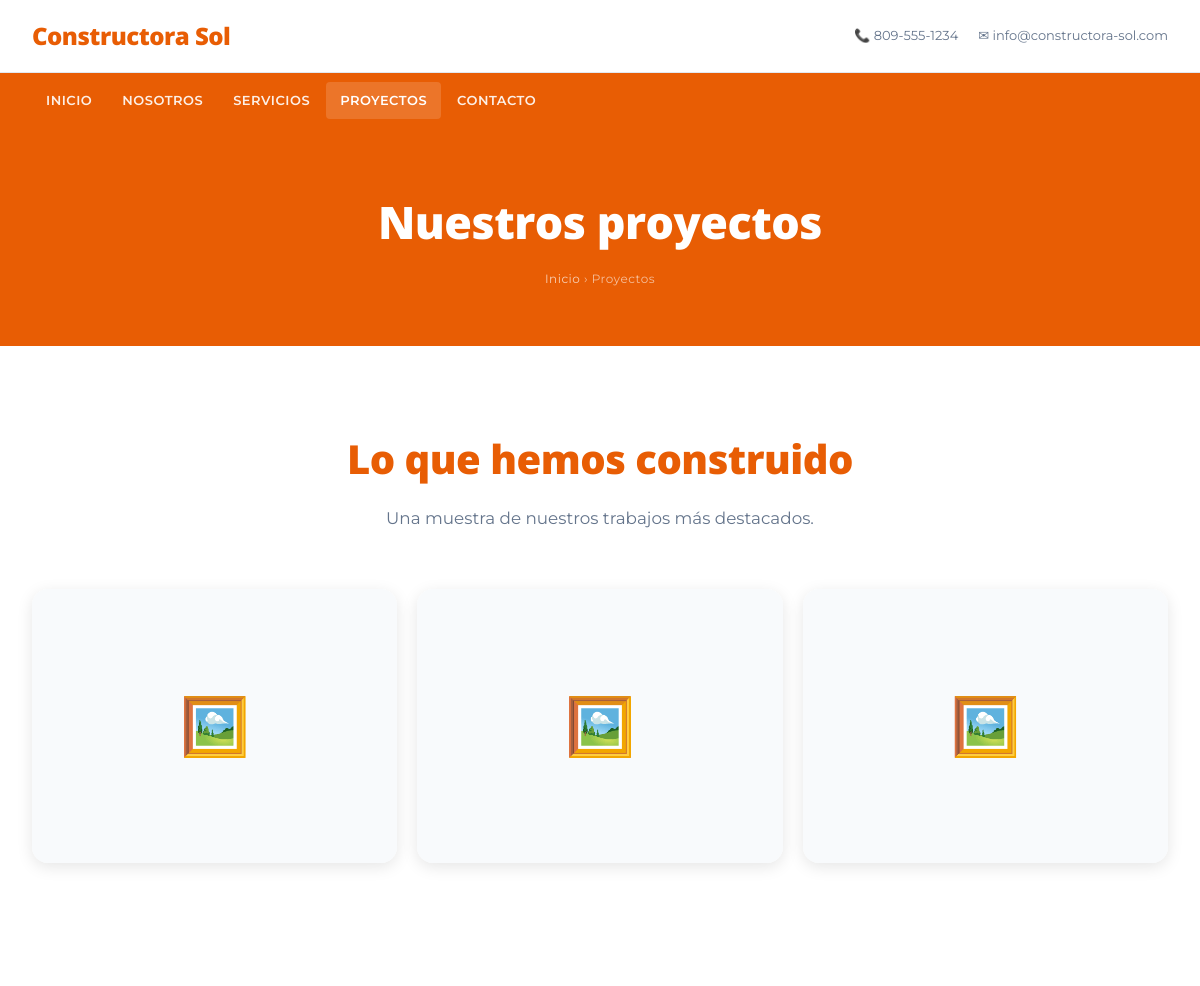
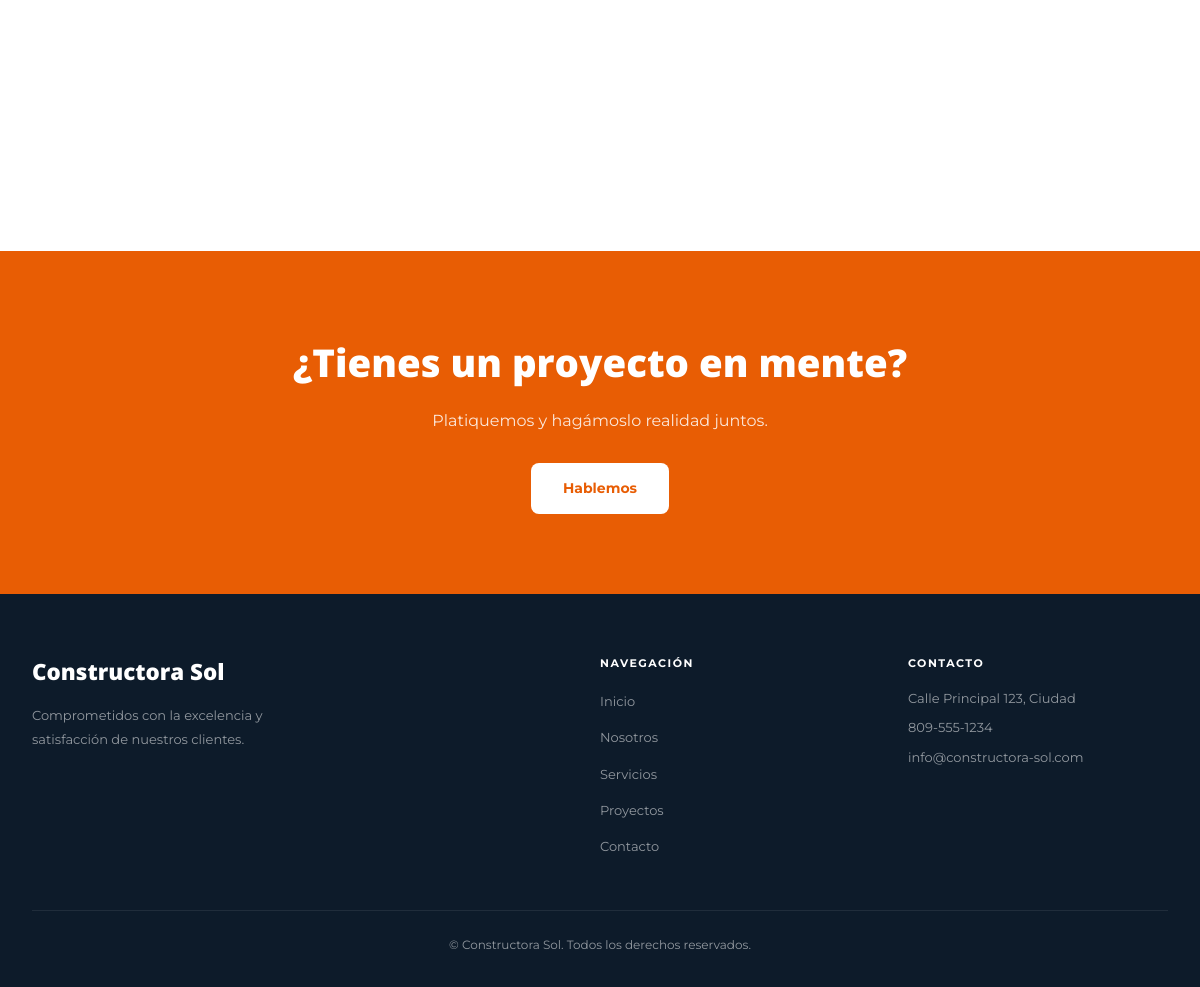
/s/constructora-sol/proyectos/, run on the app's committed database (2 pictures, top to bottom).
### tables this page shows
CREATE TABLE sitios (
            id           INTEGER PRIMARY KEY AUTOINCREMENT,
            usuario_id   INTEGER NOT NULL REFERENCES usuarios(id) ON DELETE CASCADE,
            plantilla_id INTEGER NOT NULL REFERENCES plantillas(id),
            slug         TEXT    UNIQUE NOT NULL,
            nombre       TEXT    NOT NULL,
            activo       INTEGER DEFAULT 1,
            created_at   TEXT    DEFAULT (datetime('now'))
        );

CREATE TABLE configuracion_sitio (
            id       INTEGER PRIMARY KEY AUTOINCREMENT,
            sitio_id INTEGER NOT NULL REFERENCES sitios(id) ON DELETE CASCADE,
            clave    TEXT    NOT NULL,
            valor    TEXT    NOT NULL DEFAULT '',
            UNIQUE(sitio_id, clave)
        );

### app.py (the view)
@app.route('/s/<slug>/<pagina>/')
@app.route('/s/<slug>/<pagina>')
def ver_pagina(slug, pagina):
    sitio = obtener_sitio_por_slug(slug)
    if not sitio or sitio['plantilla_tipo'] != 'web5' or pagina not in _PAGINAS_WEB5:
        abort(404)
    ctx = _contexto_sitio(sitio)
    return render_template(
        f'sites/empresa/{pagina}.html',
        sitio=sitio, pagina_activa=pagina, **ctx
    )

### app.py (called while the page is built)
def _contexto_sitio(sitio):
    sid = sitio['id']
    return {
        'config':   get_config_sitio(sid),
        'secciones': {
            'servicios': get_secciones_contenido(sid, 'servicios'),
            'proyectos': get_secciones_contenido(sid, 'proyectos'),
            'equipo':    get_secciones_contenido(sid, 'equipo'),
        },
    }

### db.py (called while the page is built)
def get_db():
    conn = sqlite3.connect(DB_PATH)
    conn.row_factory = sqlite3.Row
    conn.execute("PRAGMA journal_mode=WAL")
    return conn

def obtener_sitio_por_slug(slug: str):
    conn = get_db()
    row = conn.execute("""
        SELECT s.*, p.nombre AS plantilla_nombre, p.clave AS plantilla_clave, p.tipo AS plantilla_tipo
        FROM sitios s
        JOIN plantillas p ON p.id = s.plantilla_id
        WHERE s.slug = ? AND s.activo = 1
    """, (slug,)).fetchone()
    conn.close()
    return row

def get_config_sitio(sitio_id: int) -> dict:
    conn = get_db()
    rows = conn.execute(
        "SELECT clave, valor FROM configuracion_sitio WHERE sitio_id = ?", (sitio_id,)
    ).fetchall()
    conn.close()
    return {r['clave']: r['valor'] for r in rows}

def get_secciones_contenido(sitio_id: int, seccion: str) -> list:
    import json
    conn = get_db()
    rows = conn.execute(
        "SELECT datos FROM secciones_contenido WHERE sitio_id = ? AND seccion = ? ORDER BY orden",
        (sitio_id, seccion)
    ).fetchall()
    conn.close()
    result = []
    for r in rows:
        try:
            result.append(json.loads(r['datos']))
        except Exception:
            result.append({})
    return result

### templates/sites/empresa/proyectos.html (shortened to what this page needs)
{% extends "sites/empresa/base.html" %}
{% block content %}
<section class="page-banner">
  <div class="container">
    <h1>{{ config.get('proyectos_titulo_pagina', 'Nuestros proyectos') }}</h1>
    <nav class="breadcrumb">
      <a href="/s/{{ sitio.slug }}/">Inicio</a>
      <span>›</span>
      <span>Proyectos</span>
    </nav>
  </div>
</section>
<section style="padding:80px 0;">
  <div class="container">
    {% if config.get('proyectos_descripcion') %}
    <div class="section-header fade-in-up" style="margin-bottom:56px;">
      <h2 class="section-title">Lo que hemos construido</h2>
      <p class="section-subtitle">{{ config.get('proyectos_descripcion') }}</p>
    </div>
    {% endif %}
    {% if secciones.proyectos %}
    {% set categorias = [] %}
    {% for p in secciones.proyectos %}
      {% if p.get('categoria') and p.get('categoria') not in categorias %}
        {% set _ = categorias.append(p.get('categoria')) %}
      {% endif %}
    {% endfor %}
    <div class="portfolio-grid">
      {% for proyecto in secciones.proyectos %}
      <div class="portfolio-item fade-in-up"
           data-cat="{{ (proyecto.get('categoria','') | lower | replace(' ','-')) }}">
        {% if proyecto.get('imagen') %}
          <img src="{{ proyecto.get('imagen') }}" alt="{{ proyecto.get('titulo','') }}" class="portfolio-img"/>
        {% else %}
          <div class="portfolio-img-placeholder">🖼️</div>
        {% endif %}
      </div>
      {% endfor %}
    </div>
    {% else %}
    <p style="text-align:center;color:#6b7280;padding:40px 0;">
      Estamos preparando nuestro portafolio. ¡Vuelve pronto!
    </p>
    {% endif %}
  </div>
</section>
<section class="cta-section">
  <div class="container">
    <div class="cta-inner">
      <h2>¿Tienes un proyecto en mente?</h2>
      <p>Platiquemos y hagámoslo realidad juntos.</p>
      <a href="/s/{{ sitio.slug }}/contacto/" class="btn-cta-light">Hablemos</a>
    </div>
  </div>
</section>
{% endblock %}

### templates/sites/empresa/base.html (shortened to what this page needs)
<!DOCTYPE html>
<html lang="es">
<head>
  <link href="{{ url_for('static', filename='sites/empresa/style.css') }}" rel="stylesheet"/>
</head>
<body>
<header class="site-header" id="site-header">
  <div class="container">
    <a class="header-brand" href="{{ url_for('ver_sitio', slug=sitio.slug) }}">{% if config.get('logo_url') %}<img src="{{ config.get('logo_url') }}" alt="{{ config.get('nombre_negocio', sitio.nombre) }}" style="max-height:44px;width:auto;display:block;">{% else %}<span class="brand-text">{{ config.get('nombre_negocio', sitio.nombre) }}</span>{% endif %}</a>
    <div class="header-contact">
      {% if config.get('contacto_telefono') %}
        <span>📞 {{ config.get('contacto_telefono') }}</span>
      {% endif %}
      {% if config.get('contacto_email') %}
        <span>✉ {{ config.get('contacto_email') }}</span>
      {% endif %}
    </div>
  </div>
</header>
<nav class="navbar" id="navbar">
  <div class="container">
    <ul class="nav-list">
      {% set base = '/s/' + sitio.slug %}
      <li><a class="nav-link {% if pagina_activa=='inicio' %}active{% endif %}"
             href="{{ base }}/">Inicio</a></li>
      <li><a class="nav-link {% if pagina_activa=='nosotros' %}active{% endif %}"
             href="{{ base }}/nosotros/">Nosotros</a></li>
      <li><a class="nav-link {% if pagina_activa=='servicios' %}active{% endif %}"
             href="{{ base }}/servicios/">Servicios</a></li>
      <li><a class="nav-link {% if pagina_activa=='proyectos' %}active{% endif %}"
             href="{{ base }}/proyectos/">Proyectos</a></li>
      <li><a class="nav-link {% if pagina_activa=='contacto' %}active{% endif %}"
             href="{{ base }}/contacto/">Contacto</a></li>
    </ul>
  </div>
</nav>
{% block content %}{% endblock %}
<footer class="site-footer">
  <div class="container">
    <div class="footer-inner">
      <div class="footer-brand-col">
        <p class="footer-brand">{{ sitio.nombre }}</p>
        <p class="footer-desc">{{ config.get('footer_descripcion', 'Comprometidos con la excelencia y satisfacción de nuestros clientes.') }}</p>
      </div>
      <div class="footer-nav">
        <h4>Navegación</h4>
        <ul>
          {% set base = '/s/' + sitio.slug %}
          <li><a href="{{ base }}/">Inicio</a></li>
          <li><a href="{{ base }}/nosotros/">Nosotros</a></li>
          <li><a href="{{ base }}/servicios/">Servicios</a></li>
          <li><a href="{{ base }}/proyectos/">Proyectos</a></li>
          <li><a href="{{ base }}/contacto/">Contacto</a></li>
        </ul>
      </div>
      <div class="footer-contact-col">
        <h4>Contacto</h4>
        {% if config.get('contacto_direccion') %}<p>{{ config.get('contacto_direccion') }}</p>{% endif %}
        {% if config.get('contacto_telefono') %}<p>{{ config.get('contacto_telefono') }}</p>{% endif %}
        {% if config.get('contacto_email') %}<p>{{ config.get('contacto_email') }}</p>{% endif %}
      </div>
    </div>
    <div class="footer-bottom">
      <p>©  {{ sitio.nombre }}. Todos los derechos reservados.</p>
    </div>
  </div>
</footer>
</body>
</html>

### data on the page
sitios: get "Constructora Sol", nombre "Constructora Sol"
configuracion_sitio: get "809-555-1234"
configuracion_sitio: get "info@constructora-sol.com"
configuracion_sitio: get "Una muestra de nuestros trabajos más destacados."
configuracion_sitio: get "Comprometidos con la excelencia y satisfacción de nuestros clientes."
configuracion_sitio: get "Calle Principal 123, Ciudad"

### other printed values
{{ config.get('proyectos_titulo_pagina', 'Nuestros proyectos') }} "Nuestros proyectos"
